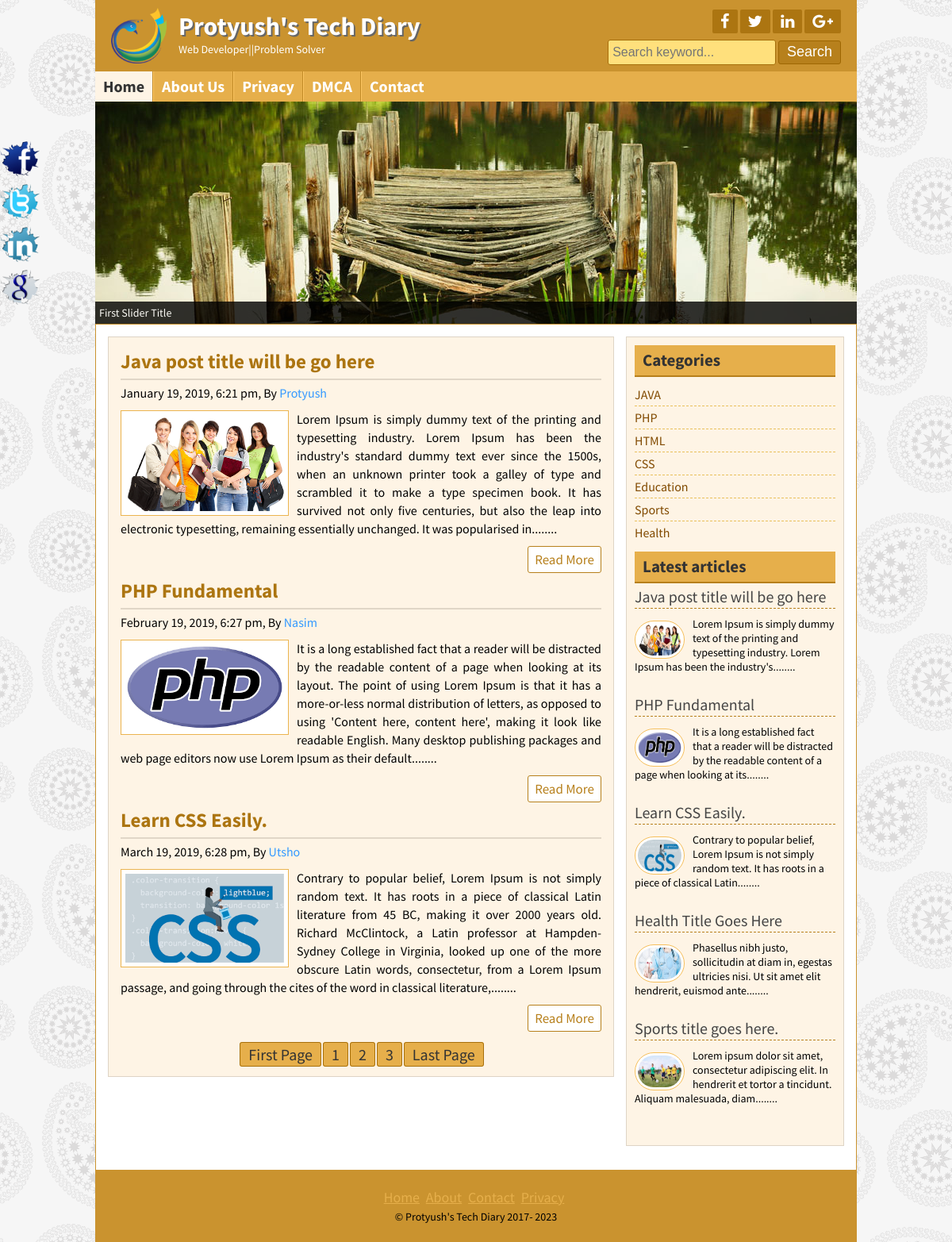
The page / on the database its author committed.
### tables this page shows
CREATE TABLE `title_slogan` (
  `id` int(11) NOT NULL,
  `title` varchar(255) NOT NULL,
  `slogan` varchar(255) NOT NULL,
  `logo` varchar(255) NOT NULL
);

CREATE TABLE `tbl_social` (
  `id` int(11) NOT NULL,
  `fb` varchar(255) NOT NULL,
  `tw` varchar(255) NOT NULL,
  `ln` varchar(255) NOT NULL,
  `gp` varchar(255) NOT NULL
);

CREATE TABLE `tbl_page` (
  `id` int(11) NOT NULL,
  `name` varchar(255) NOT NULL,
  `body` text NOT NULL
);

CREATE TABLE `tbl_post` (
  `id` int(11) NOT NULL,
  `cat` int(11) NOT NULL,
  `tittle` varchar(255) NOT NULL,
  `body` text NOT NULL,
  `image` varchar(255) NOT NULL,
  `author` varchar(50) NOT NULL,
  `tags` varchar(255) NOT NULL,
  `date` timestamp NOT NULL DEFAULT current_timestamp(),
  `userid` int(11) NOT NULL
);

CREATE TABLE `tbl_category` (
  `id` int(11) NOT NULL,
  `name` varchar(50) NOT NULL
);

CREATE TABLE `tbl_footer` (
  `id` int(11) NOT NULL,
  `note` varchar(255) NOT NULL
);

### lib/Database.php (called while the page is built, shortened)
<?php
class Database
{
    public $host   = DB_HOST;
    public $user   = DB_USER;
    public $pass   = DB_PASS;
    public $dbname = DB_NAME;
    public $link;
    private function connectDB()
    {
        $this->link = new mysqli($this->host, $this->user, $this->pass, $this->dbname);
    }
    public function select($query)
    {
        $result = $this->link->query($query) or die($this->link->error.__LINE__);
        if ($result->num_rows > 0) {
            return $result;
        } else {
            return false;
        }
    }
}

### helpers/Format.php (called while the page is built, shortened)
<?php
class Format
{
    public function formatDate($date)
    {
        return date('F j, Y, g:i a', strtotime($date));
    }
    public function textShorten($text, $limit = 400)
    {
        $text = $text. " ";
        $text = substr($text, 0, $limit);
        $text = substr($text, 0, strrpos($text, ' '));
        $text = $text."........";
        return $text;
    }
}

### index.php (the view)
<?php include 'inc/header.php'; ?>
<?php include 'inc/slider.php'; ?>
<div class="contentsection contemplete clear">
    <div class="maincontent clear">
        <?php
        $per_page = 3;
        if (isset($_GET['page'])) {
            $page = $_GET['page'];
        } else {
            $page = 1;
        }
        $start_from = ($page-1)*$per_page;
         ?>
        <?php
            $query = "SELECT * FROM tbl_post LIMIT $start_from, $per_page";
            $post = $db->select($query);
            if ($post) {
                while ($result = $post->fetch_assoc()) {
                    ?>
        <div class="samepost clear">
            <h2>
                <a href="post.php?id=<?php echo $result['id']; ?>">
                    <?php echo $result['tittle']; ?>
                </a>
            </h2>
            <h4>
                <?php echo $fm->formatDate($result['date']); ?>, By
                <a href="#">
                    <?php echo $result['author']; ?>
                </a>
            </h4>
            <a href="#">
                <img src="admin/<?php echo $result['image']; ?>" alt="post image" />
            </a>
            <?php echo $fm->textShorten($result['body']); ?>
            <div class="readmore clear">
                <a href="post.php?id=<?php echo $result['id']; ?>">Read More</a>
            </div>
        </div>
        <?php
                } ?>
            <?php $query = "SELECT * FROM tbl_post";
                $result = $db->select($query);
                $total_rows = mysqli_num_rows($result);
                $total_pages = ceil($total_rows/$per_page);
                echo "<span class='pagination'><a href='index.php?page=1'>".'First Page'."</a>";
                for ($i = 1; $i <= $total_pages; $i++) {
                    echo "<a href='index.php?page=".$i."'>".$i."</a>";
                }
                echo "<a href='index.php?page=$total_pages'>".'Last Page'."</a></span>" ?>
            <?php
            } else {
                header("Location:404.php");
            } ?>
    </div>
    <?php include 'inc/sidebar.php'; ?>
    <?php include 'inc/footer.php'; ?>

### inc/header.php (shortened to what this page needs)
<?php include 'lib/Database.php';?>
<?php include 'helpers/Format.php';?>
<?php
$db = new Database();
$fm = new Format();
?>
<!DOCTYPE html>
<html>
<head>
	<?php include 'scripts/css.php'; ?>
</head>
<body>
	<div class="headersection templete clear">
		<a href="index.php">
			<div class="logo">
				<?php
$query      = "SELECT * FROM title_slogan WHERE id ='1'";
$blog_title = $db->select($query);
if ($blog_title) {
    while ($result = $blog_title->fetch_assoc()) {
        ?>
				<img src="admin/<?php echo $result['logo']; ?>" alt="Logo"/>
				<h2><?php echo $result['title']; ?></h2>
				<p><?php echo $result['slogan']; ?></p>
				<?php
    }
}?>
			</div>
		</a>
		<div class="social clear">
			<div class="icon clear">
				<?php
$query        = "SELECT * FROM tbl_social WHERE id ='1'";
$social_media = $db->select($query);
if ($social_media) {
    while ($result = $social_media->fetch_assoc()) {
        ?>
				<a href="<?php echo $result['fb']; ?>" target="_blank"><i class="fa fa-facebook"></i></a>
				<a href="<?php echo $result['tw']; ?>" target="_blank"><i class="fa fa-twitter"></i></a>
				<a href="<?php echo $result['ln']; ?>" target="_blank"><i class="fa fa-linkedin"></i></a>
				<a href="<?php echo $result['gp']; ?>" target="_blank"><i class="fa fa-google-plus"></i></a>
				<?php
    }
}?>
			</div>
			<div class="searchbtn clear">
			<form action="search.php" method="get">
				<input type="text" name="search" placeholder="Search keyword..."/>
				<input type="submit" name="submit" value="Search"/>
			</form>
			</div>
		</div>
	</div>
<div class="navsection templete">
	<?php
$path = $_SERVER['SCRIPT_FILENAME'];
$currentpage = basename($path, '.php');
     ?>
	<ul>
		<li><a
<?php if ($currentpage == 'index') {
         echo 'id=active';
     } ?>
			href="index.php">Home</a></li>
		 <?php
$query = "SELECT * FROM tbl_page";
$pages = $db->select($query);
if ($pages) {
    while ($result = $pages->fetch_assoc()) {
        ?>
                    <li><a
<?php if (isset($_GET['pageid']) && $_GET['pageid'] == $result['id']) {
            echo 'id="active"';
        } ?>
                    	href="page.php?pageid=<?php echo $result['id']; ?>"><?php echo $result['name']; ?></a> </li>
                            <?php
    }
}?>
		<li><a
<?php if ($currentpage == 'contact') {
    echo 'id=active';
} ?>
			href="contact.php">Contact</a></li>
	</ul>
</div>

### inc/sidebar.php
<div class="sidebar clear">
			<div class="samesidebar clear">
				<h2>Categories</h2>
					<ul>
					<?php
                $query = "SELECT * FROM tbl_category";
                $category = $db->select($query);
                if ($category) {
                    while ($result = $category->fetch_assoc()) {
                        ?>
						<li><a href="posts.php?category=<?php echo $result['id']; ?>"><?php echo $result['name'] ?></a></li>
					<?php
                    }
                } else {
                    ?>
				<li>No Category Created.</li>
			<?php
                } ?>
					</ul>
			</div>
			<div class="samesidebar clear">
				<h2>Latest articles</h2>
				<?php
            $query = "SELECT * FROM tbl_post LIMIT 5";
            $post = $db->select($query);
            if ($post) {
                while ($result = $post->fetch_assoc()) {
                    ?>
					<div class="popular clear">
						<h3><a href="post.php?id=<?php echo $result['id']; ?>"><?php echo $result['tittle']; ?></a></h3>
						<a href="post.php?id=<?php echo $result['id']; ?>"><img src="admin/<?php echo $result['image']; ?>" alt="post image"/></a>
						 <?php echo $fm->textShorten($result['body'], 120); ?>
					</div>
					<?php
                }
            } else {
                header("Location:404.php");
            } ?>
			</div>
		</div>

### inc/footer.php (shortened to what this page needs)
</div>
	<div class="footersection templete clear">
	  <div class="footermenu clear">
		<ul>
			<li><a href="#">Home</a></li>
			<li><a href="#">About</a></li>
			<li><a href="#">Contact</a></li>
			<li><a href="#">Privacy</a></li>
		</ul>
	  </div>
	  <?php
                    $query = "SELECT * FROM tbl_footer WHERE id ='1'";
                    $footernote = $db->select($query);
                    if ($footernote) {
                        while ($result = $footernote->fetch_assoc()) {
                            ?>
	  <p>&copy; <?php echo $result['note'] ?> 2017- <?php echo date('Y'); ?></p>
	  <?php
                        }
                    } ?>
	</div>
	<div class="fixedicon clear">
		<?php
                    $query = "SELECT * FROM tbl_social WHERE id ='1'";
                    $social_media = $db->select($query);
                    if ($social_media) {
                        while ($result = $social_media->fetch_assoc()) {
                            ?>
		<a href="<?php echo $result['fb']; ?>" target="_blank"><img src="images/fb.png" alt="Facebook"/></a>
		<a href="<?php echo $result['tw']; ?>" target="_blank"><img src="images/tw.png" alt="Twitter"/></a>
		<a href="<?php echo $result['ln']; ?>" target="_blank"><img src="images/in.png" alt="LinkedIn"/></a>
		<a href="<?php echo $result['gp']; ?>" target="_blank"><img src="images/gl.png" alt="GooglePlus"/></a>
		<?php
                        }
                    } ?>
	</div>
</body>
</html>

### theme/default.css (style rules this page uses)
.headersection, .footersection { background: #ca932f none repeat scroll 0 0; }
.icon a { background: #ac7511 none repeat scroll 0 0; }
.searchbtn input[type="text"] { background: #ffe07c none repeat scroll 0 0; border:1px solid #a56e0a; }
.searchbtn input[type="submit"] { border: 1px solid #9d6602; }
input[type="submit"] { background: #b7801c none repeat scroll 0 0; border:1px solid #9d6602; }
.navsection { background: #e6af4b none repeat scroll 0 0; }
.navsection ul li { border-left: 1px solid #fdc662; border-right: 1px solid #c18a26; }
.samepost h2 a { color: #ac7511; }
.maincontent, .sidebar { background: #fef4e5 none repeat scroll 0 0; }
.samepost img { border: 1px solid #ebb450; }
.contentsection { border: 1px solid #ca932f; }
.samesidebar h2 { background: #e6af4b none repeat scroll 0 0; border-bottom: 2px solid #b7801c; color: #333; }
.readmore a { border: 1px solid #b7801c; color: #b7801c; }
.pagination a { background: #e6af4b none repeat scroll 0 0; border: 1px solid #a7700c; color: #333; }
.footermenu ul li a { color: #e6af4b; }
.samepost h2, .about h2 { color: #ac7511; }

### rows shown on the page
title_slogan: logo (picture), title "Protyush's Tech Diary", slogan "Web Developer||Problem Solver"
tbl_page: name "About Us"
tbl_page: name "Privacy"
tbl_page: name "DMCA"
tbl_post: tittle "Java post title will be go here", date "January 19, 2019, 6:21 pm", author "Protyush", image (picture), body "Lorem Ipsum is simply dummy text of the printing and typesetting industry. Lorem Ipsum has been the industry's standard dummy text ever since the 1500s, when an unknown printer took a galley of type and scrambled it to make a type specimen book. It has survived not only five centuries, but also the leap into electronic typesetting, remaining essentially unchanged. It was popularised in........", body "Lorem Ipsum is simply dummy text of the printing and typesetting industry. Lorem Ipsum has been the industry's........"
tbl_post: tittle "PHP Fundamental", date "February 19, 2019, 6:27 pm", author "Nasim", image (picture), body "It is a long established fact that a reader will be distracted by the readable content of a page when looking at its layout. The point of using Lorem Ipsum is that it has a more-or-less normal distribution of letters, as opposed to using 'Content here, content here', making it look like readable English. Many desktop publishing packages and web page editors now use Lorem Ipsum as their default........", body "It is a long established fact that a reader will be distracted by the readable content of a page when looking at its........"
tbl_post: tittle "Learn CSS Easily.", date "March 19, 2019, 6:28 pm", author "Utsho", image (picture), body "Contrary to popular belief, Lorem Ipsum is not simply random text. It has roots in a piece of classical Latin literature from 45 BC, making it over 2000 years old. Richard McClintock, a Latin professor at Hampden-Sydney College in Virginia, looked up one of the more obscure Latin words, consectetur, from a Lorem Ipsum passage, and going through the cites of the word in classical literature,........", body "Contrary to popular belief, Lorem Ipsum is not simply random text. It has roots in a piece of classical Latin........"
tbl_category: name "JAVA"
tbl_category: name "PHP"
tbl_category: name "HTML"
tbl_category: name "CSS"
tbl_category: name "Education"
tbl_category: name "Sports"
tbl_category: name "Health"
tbl_post: tittle "Health Title Goes Here", image (picture), body "Phasellus nibh justo, sollicitudin at diam in, egestas ultricies nisi. Ut sit amet elit hendrerit, euismod ante........"
tbl_post: tittle "Sports title goes here.", image (picture), body "Lorem ipsum dolor sit amet, consectetur adipiscing elit. In hendrerit et tortor a tincidunt. Aliquam malesuada, diam........"
tbl_footer: note "Protyush's Tech Diary"
